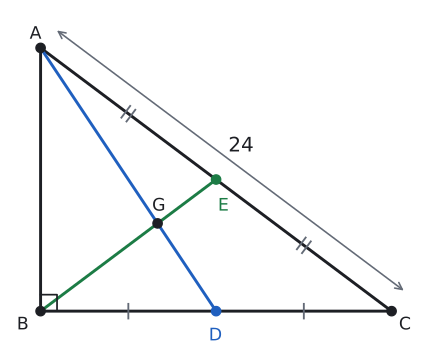

Here is the Python script that generated this plot:
import sys; sys.path.insert(0, "tools")
from cizim import *

# m(B) = 90°, |AC| = 24 (kenarlar 14,4 - 19,2 - 24). E: [AC] orta, D: [BC] orta; AD ∩ BE = G.
B = np.array([0.0, 0.0]); A = np.array([0.0, 14.4]); C = np.array([19.2, 0.0])
E, D = (A + C) / 2, (B + C) / 2; G = (A + B + C) / 3
L = lambda X, Y: np.linalg.norm(X - Y)
print("AC", L(A, C), "BE", L(B, E), "BG", L(B, G), "GE", L(G, E))

def centik(P1, Q1, n):
    M = (P1 + Q1) / 2; d = (Q1 - P1) / L(P1, Q1); m = np.array([-d[1], d[0]])
    for i in range(n):
        c = M + (i - (n - 1) / 2) * 0.35 * d
        ax.plot(*zip(c - 0.4 * m, c + 0.4 * m), color=SOLUK, lw=1.4)

fig, ax = sekil(6, 4.6)
ax.set_aspect("equal"); ax.axis("off")
ax.plot(*zip(A, B, C, A), color=YAZI)
ax.plot(*zip(A, D), color=MAVI); ax.plot(*zip(B, E), color=YESIL)
k = 0.9
ax.plot([k, k, 0], [0, k, k], color=YAZI, lw=1.3)
for X, Y, n in ((A, E, 2), (E, C, 2), (B, D, 1), (D, C, 1)):
    centik(X, Y, n)
nokta(ax, *A, "A", dx=-0.6, dy=0.5); nokta(ax, *B, "B", dx=-1.3, dy=-1.0); nokta(ax, *C, "C", dx=0.4, dy=-1.0)
nokta(ax, *E, "E", dx=0.1, dy=-1.7, renk=YESIL); nokta(ax, *D, "D", dx=-0.4, dy=-1.6, renk=MAVI)
nokta(ax, *G, "G", dx=-0.3, dy=0.7)
n = np.array([0.6, 0.8]) * 1.3  # [AC]'ye dik, dışa doğru: |AC| ölçü çizgisi
ax.annotate("", xy=C + n, xytext=A + n, arrowprops=dict(arrowstyle="<->", color=SOLUK, lw=1.2))
M = (A + C) / 2 + n * 1.75
ax.text(*M, "24", fontsize=15, ha="center", va="center")
ax.set_xlim(-1.8, 21.6); ax.set_ylim(-2.0, 16.6)
kaydet(fig, __file__)
